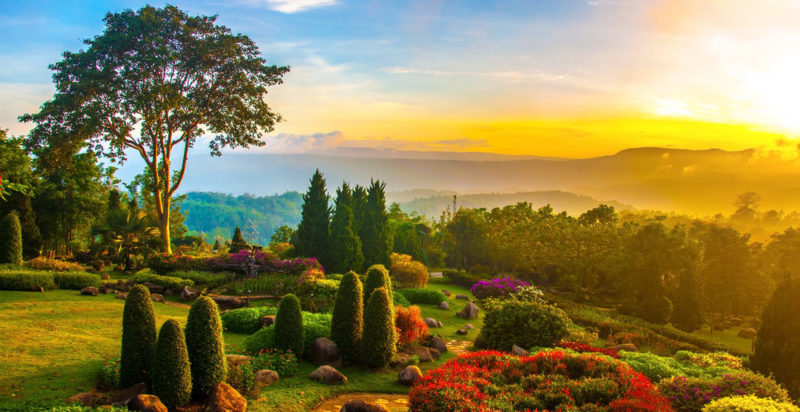
#> input picture eigenfaces/prueba1/1.jpg, 800 x 412 px
$ jupyter execute --allow-errors pruebas1.ipynb
#> lines starting #> are read from the running program, lines starting #| are printed output that depends on the picture
# PRIMERA PRUEBA DISTANCIAS DE LA CLASE

[cell 1]
import cv2
import glob
import numpy as np
import matplotlib.pyplot as plt
import pandas as pd
from scipy import stats
from PIL import Image

images=[]
A = ["../datasets/faces94/female/*"]
A += ["../datasets/faces94/male/*"]
A += ["../datasets/faces94/malestaff/*"]

for i in range(3):
    for root in glob.glob(A[i]):
        raiz=root+"/*.jpg"#deberia ser solo '/*.jpg' pero existen otros formatos y omite varias
        for root1 in glob.glob(raiz):
            images.append(root1)

print(len(images))

img=np.zeros((len(images),200,180))
print(img.shape)
for i in range(len(images)):
    img[i,:,:]= cv2.cvtColor(cv2.resize(cv2.imread(images[i]),(180,200)),cv2.COLOR_BGR2GRAY)
print(len(img))
print(img.shape)

#> (a cell that did not finish here is left out)

# MEDIANA

[cell 3]
#mediana
median_face = np.median(img, axis=0)
plt.imshow(median_face, cmap=plt.cm.gray)
print(median_face.shape)
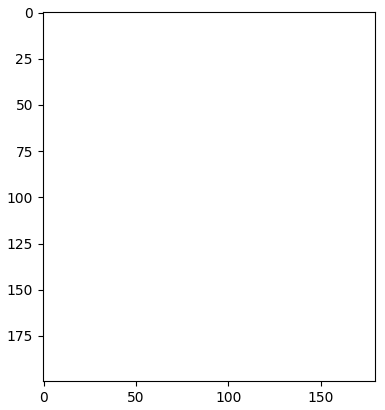
#> figure drawn by matplotlib, 1 panel

[cell 4]
# norma 2 - euclidiana
#contra la mediana
Distancia=np.linalg.norm(median_face - img, ord=np.inf, axis=(1,2), keepdims=False) # 1 npinf
print(Distancia.shape)
plt.title('DISTANCIAS')
plt.hist(Distancia)
plt.grid(True)
plt.show()
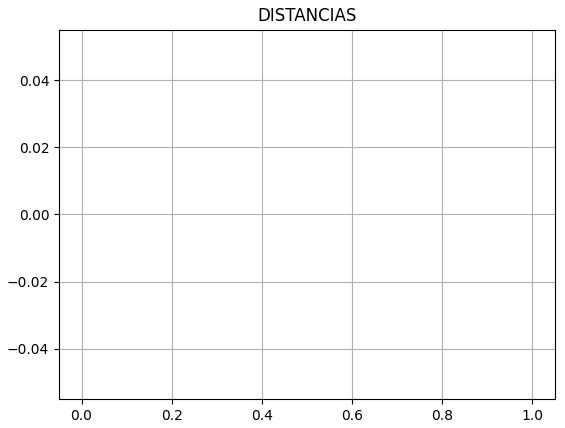
#> figure drawn by matplotlib, 1 panel
plt.clf()

red_square = dict(markerfacecolor='r', marker='s')
fig5, ax5 = plt.subplots()
ax5.set_title('Horizontal Boxes')
ax5.boxplot(Distancia, vert=False, flierprops=red_square)

z = np.abs(stats.zscore(Distancia))

out=np.where(z > 2.5)
[outliers]=out
#> (the rest of this cell did not finish here and is left out)

#> (a cell that did not finish here is left out)

[cell 6]
# outliers
print(outliers.shape)
#> (the rest of this cell did not finish here and is left out)

[cell 7]
#foto externa

image2="1.jpg"
img2= cv2.cvtColor(cv2.resize(cv2.imread(image2),(180,200)),cv2.COLOR_BGR2GRAY)
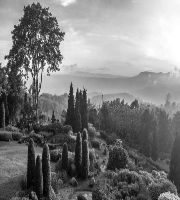
#> img2: shape (200, 180); min 0, max 255, mean 123.9
plt.imshow(img2, cmap=plt.cm.gray)
print(img2.shape)
#| (200, 180)
print(median_face.shape)
Distancia2=np.linalg.norm(median_face - img2, ord=np.inf, axis=(0,1), keepdims=False)
#> Distancia2 = nan
print(Distancia2)
#| nan
#> (the rest of this cell did not finish here and is left out)

# MEDIA

[cell 8]
#media
mean_face = np.mean(img, axis=0)
plt.imshow(mean_face, cmap=plt.cm.gray)
print(mean_face.shape)

[cell 9]
# norma 2 - euclidiana
#contra la media
Distancia=np.linalg.norm(mean_face - img, ord=np.inf, axis=(1,2), keepdims=False) # 1 npinf
print(Distancia.shape)
plt.title('DISTANCIAS')
plt.hist(Distancia)
plt.grid(True)
plt.show()
plt.clf()

red_square = dict(markerfacecolor='r', marker='s')
fig5, ax5 = plt.subplots()
ax5.set_title('Horizontal Boxes')
ax5.boxplot(Distancia, vert=False, flierprops=red_square)

z = np.abs(stats.zscore(Distancia))

out=np.where(z > 2.5)
[outliers]=out
#> (the rest of this cell did not finish here and is left out)

#> (a cell that did not finish here is left out)

[cell 11]
# outliers
print(outliers.shape)
#> (the rest of this cell did not finish here and is left out)

[cell 12]
#foto externa

image2="1.jpg"
img2= cv2.cvtColor(cv2.resize(cv2.imread(image2),(180,200)),cv2.COLOR_BGR2GRAY)
plt.imshow(img2, cmap=plt.cm.gray)
print(img2.shape)
#| (200, 180)
print(mean_face.shape)
Distancia2=np.linalg.norm(mean_face - img2, ord=np.inf, axis=(0,1), keepdims=False)
print(Distancia2)
#| nan
#> (the rest of this cell did not finish here and is left out)
